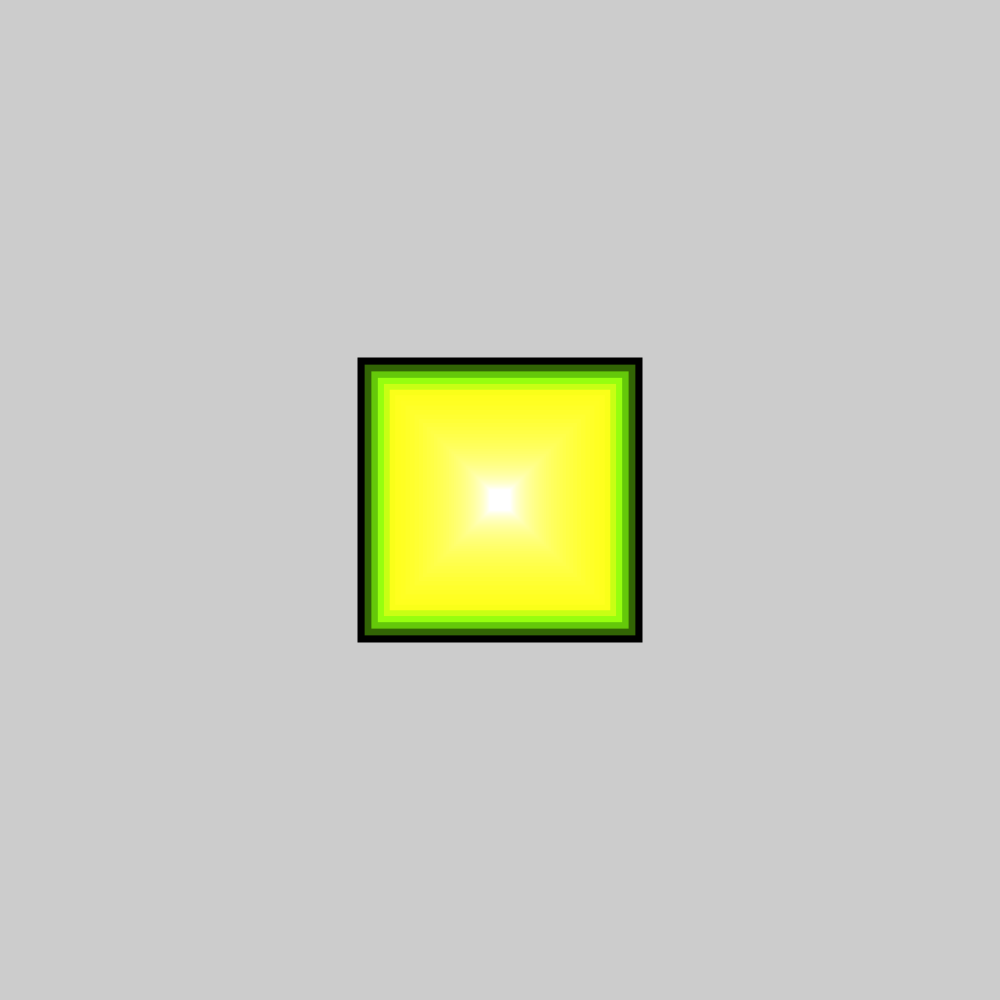
Frame 1 (no input)
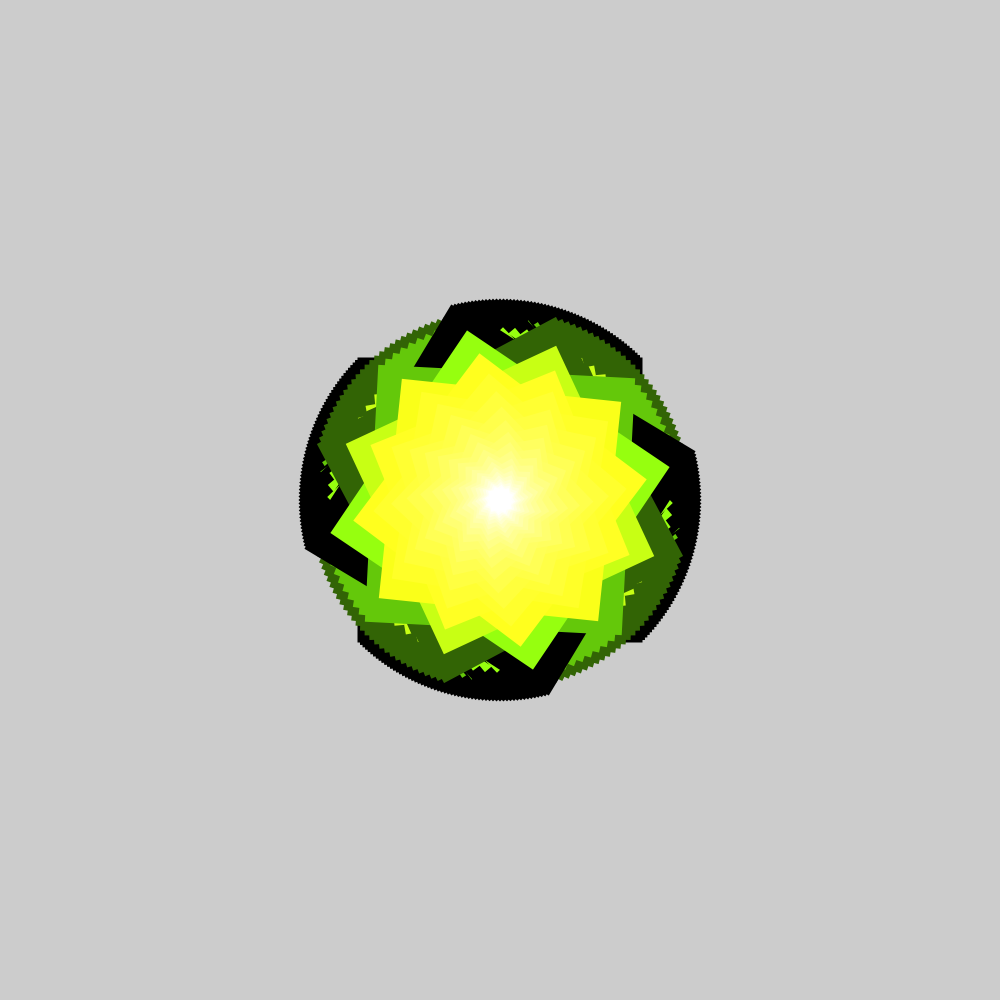
Frame 60 (the mouse pressed at the canvas centre just before this capture)
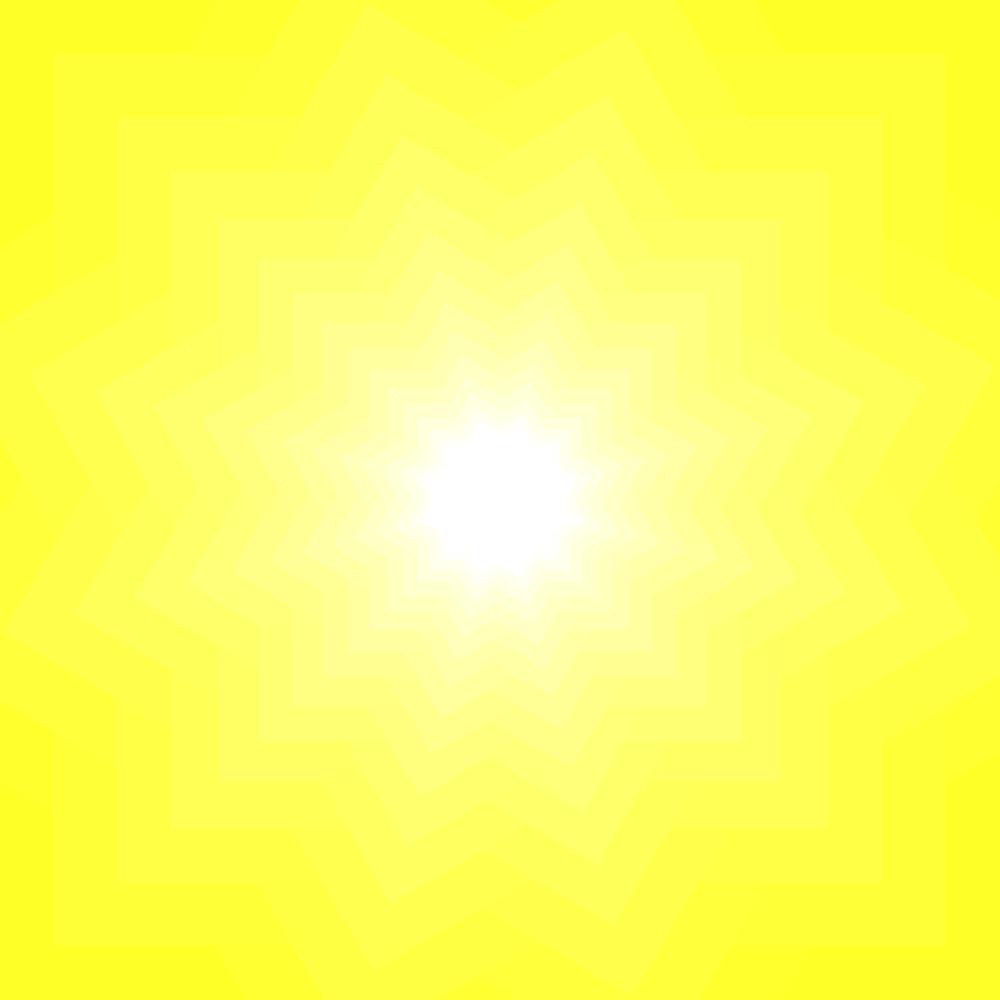
Frame 120 (the mouse held since frame 60 and released just before this capture)

The Processing sketch that drew these frames (run headless with seeded random() and noise(); from frame 60 on, the mouse is pressed at the canvas centre):

// Processing sketch: BenjaminChamorro_ValentinaMedel
// ── BenjaminChamorro_ValentinaMedel.pde
/*
UNIACC
benjaminCHamorro & valentinaMedel
Colores
Figura en movimiento, al mover el cursor de izq a der cambia su tamaño.
Con las teclas 1,2,3 y 0, cambia de paleta de color.
Al hacer click izq el fondo cambia de color.

Falta hacer que el fondo varíe entre más colores.
*/

//Variables Globales

float angle;
boolean bg; 
color morado, naranjo, amarillo, verde, azul;

//2 Configuraciones
void setup() {
  size (1000, 1000);
  surface.setLocation(957, 0);
  rectMode(CENTER);
  stroke(#000000);
  // strokeWeight(2);
  noStroke();
  
  //colores
  morado = color(#B200FF);
  naranjo = color(#FF9900);
  amarillo = color(#FFEA00);
  verde = color(#00FF0A);
  azul = color(#2100FF);
}


void draw() {
 
  // if (bg){
  //   background (#0EE800);
  // } else {
  //    background(#09B5DE); }
  
 translate(width/2, height/2);
  float scaleVar = map(mouseX, 0, width, 0.5, 5);
  scale(scaleVar);
  for(int i=0; i<100; i++) {
          fill(i*50, i*100, i*5);

    if(key == '1' ){
      fill(i*200, i*10, i*5, 90);
    } if (key == '2' ) {
      fill(i*10, i*200, i*255, 10);
    }if (key == '3') {
      fill(i*90, i*50, i*15, 50);
    }
    scale(0.95);
    rotate(radians(angle));
    rect(0, 0, 600, 600);
  }
  angle+=map(mouseY, 0, height, -1, 1);
}

void mousePressed(){
 bg = !bg; 
}
